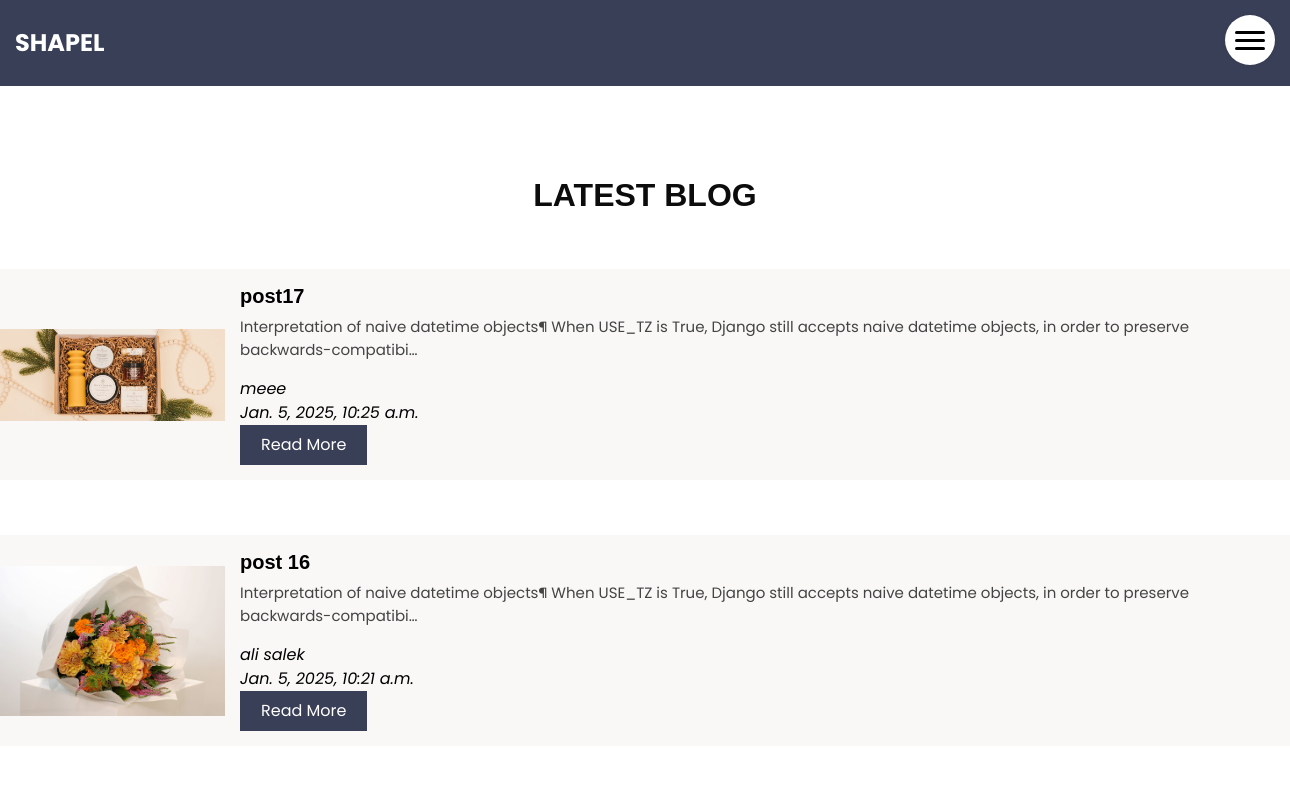
The app's page /blogs (upper part), older data.
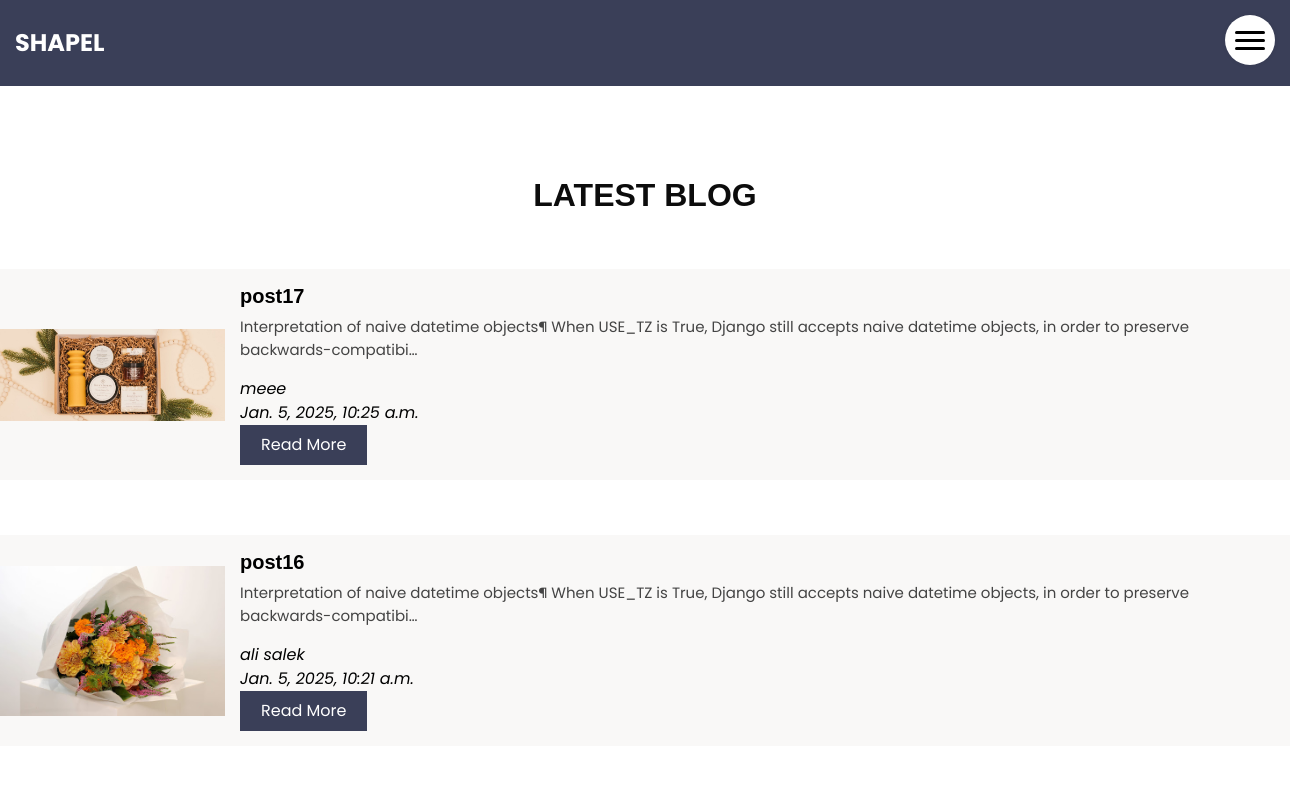
The same page, newer data.
### maktab7app/models.py (models this page shows, shortened)
class Post(models.Model):
    title = models.CharField(max_length=250)
    content = models.TextField()
    image = models.ImageField(default='default.png')
    author = models.CharField(max_length=250)
    created_at = DateTimeField(default=timezone.now , editable=False)
    login_require = models.BooleanField(default=False)
    published_date = DateTimeField(default=timezone.now )
    status = models.BooleanField(default=False)
    class Meta:
        ordering =['-published_date']

### maktab7app/views.py (the view)
# urls.py: path('blogs', views.bolgs , name='blogs' ),
def bolgs(request,author=None):
    if author != None:
        posts = Post.objects.filter(author=author , status=1)
    else:
        posts = Post.objects.filter(status=1)
    context={'posts':posts}
    return render(request,'maktab7app/blog.html',context)

### maktab7app/templates/maktab7app/blog.html (shortened to what this page needs)
<!DOCTYPE html>
{% load static %}
<html>
<head>
  <link rel="stylesheet" type="text/css" href="{% static 'css/bootstrap2.css' %}" />
  <link href="{% static 'css/font-awesome.min2.css' %}" rel="stylesheet" />
  <link href="{% static 'css/style2.css' %}" rel="stylesheet" />
  <link href="{% static 'css/responsive2.css' %}" rel="stylesheet" />
</head>
<body>
  <header class="header_section innerpage_header">
    <div class="container-fluid">
      <nav class="navbar navbar-expand-lg custom_nav-container">
        <a class="navbar-brand" href="index.html">
          <span>
            Shapel
          </span>
        </a>
        <div class="" id="">
          <div class="custom_menu-btn">
            <button onclick="openNav()">
              <span class="s-1"> </span>
              <span class="s-2"> </span>
              <span class="s-3"> </span>
            </button>
          </div>
        </div>
      </nav>
    </div>
  </header>
  <section class="blog_section layout_padding">
    <div class="container-fluid">
      <div class="heading_container">
        <h2>
          Latest Blog
        </h2>
      </div>
       {% for post in posts %}
      <div class="row">
          <div class="box">
            <div class="img-box">
              <img src="{{ post.image.url }}" width="600px" >
            </div>
            <div class="detail-box">
              <h5>
                  {{post.title}}
              </h5>
              <p>
                  {{post.content | truncatechars:150}}
              </p>
                <em>{{post.author}}</em><br>
                <em>{{post.published_date}}</em><br>
              <a href="blogs/{{post.title}}">
                Read More
              </a>
            </div>
          </div>
      </div>
        {% endfor %}
    </div>
  </section>
   </body>
</html>

### maktab7app/static/css/style2.css (style rules this page uses)
body { font-family: "Poppins", sans-serif; color: #0c0c0c; background-color: #ffffff; overflow-x: hidden; }
.layout_padding { padding: 90px 0; }
.heading_container { display: -webkit-box; display: -ms-flexbox; display: flex; -webkit-box-orient: vertical; -webkit-box-direction: normal; -ms-flex-direction: column; flex-direction: column; -webkit-box-align: start; -ms-flex-align: start; align-items: flex-start; font-family: "octin sports", sans-serif; }
.heading_container h2 { position: relative; font-weight: bold; text-transform: uppercase; margin: 0; }
h1, h2 { font-family: "octin sports", sans-serif; }
.header_section { position: absolute; top: 0; width: 100%; z-index: 9; }
.header_section.innerpage_header { position: relative; background: #3a3f58; padding: 10px 0; }
.custom_nav-container { padding: 10px 0; }
.custom_menu-btn { position: fixed; right: 15px; top: 15px; width: 50px; height: 50px; }
.custom_menu-btn::before { content: ""; position: absolute; top: 0; right: 0; width: 100%; height: 100%; background-color: white; -webkit-box-shadow: 0 0 5px 0 rgba(0, 0, 0, 0.07); box-shadow: 0 0 5px 0 rgba(0, 0, 0, 0.07); z-index: 7; border-radius: 100%; -webkit-transition: all .3s; transition: all .3s; }
.custom_menu-btn button { width: 50px; height: 50px; outline: none; border: none; border-radius: 100%; display: -webkit-box; display: -ms-flexbox; display: flex; -webkit-box-orient: vertical; -webkit-box-direction: normal; -ms-flex-direction: column; flex-direction: column; -webkit-box-align: center; -ms-flex-align: center; align-items: center; -webkit-box-pack: center; -ms-flex-pack: center; justify-content: center; background-color: transparent; position: relative; z-index: 999; margin: 0; }
.custom_menu-btn button span { display: block; width: 30px; height: 3px; background-color: #000000; margin: 2.5px 0; -webkit-transition: all 0.3s; transition: all 0.3s; border-radius: 15px; }
.custom_menu-btn .s-2 { -webkit-transition: all 0.1s; transition: all 0.1s; }
a, a:hover, a:focus { text-decoration: none; }
.navbar-brand span { font-size: 24px; font-weight: 700; color: #ffffff; text-transform: uppercase; }
.blog_section .heading_container { -webkit-box-align: center; -ms-flex-align: center; align-items: center; }
.blog_section .heading_container h2::before { left: 50%; -webkit-transform: translateX(-50%); transform: translateX(-50%); }
.blog_section .box { margin-top: 55px; background-color: #ffffff; display: -webkit-box; display: -ms-flexbox; display: flex; -webkit-box-align: center; -ms-flex-align: center; align-items: center; color: #000000; background-color: #f9f8f7; }
.blog_section .box .img-box { position: relative; width: 225px; min-width: 225px; }
.blog_section .box .img-box img { width: 100%; }
.blog_section .box .detail-box { padding: 15px; }
.blog_section .box .detail-box h5 { font-weight: bold; font-family: "octin sports", sans-serif; }
.blog_section .box .detail-box p { font-size: 15px; color: #444; }
.blog_section .box .detail-box a { display: inline-block; padding: 7px 20px; background-color: #3a3f58; color: #ffffff; border-radius: 0; border: 1px solid #3a3f58; -webkit-transition: all .2s; transition: all .2s; }

Row changes from the older to the newer data that the page shows:
changed Post "ali salek": title "post 16" → "post16"
